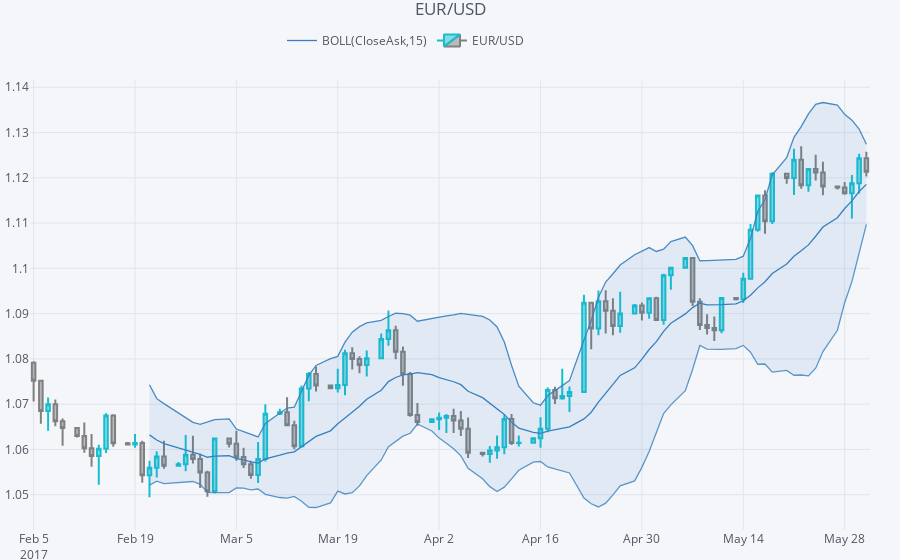

The notebook cell this image was saved under:
### Code cell
iplot(qf.iplot(asFigure=True))
